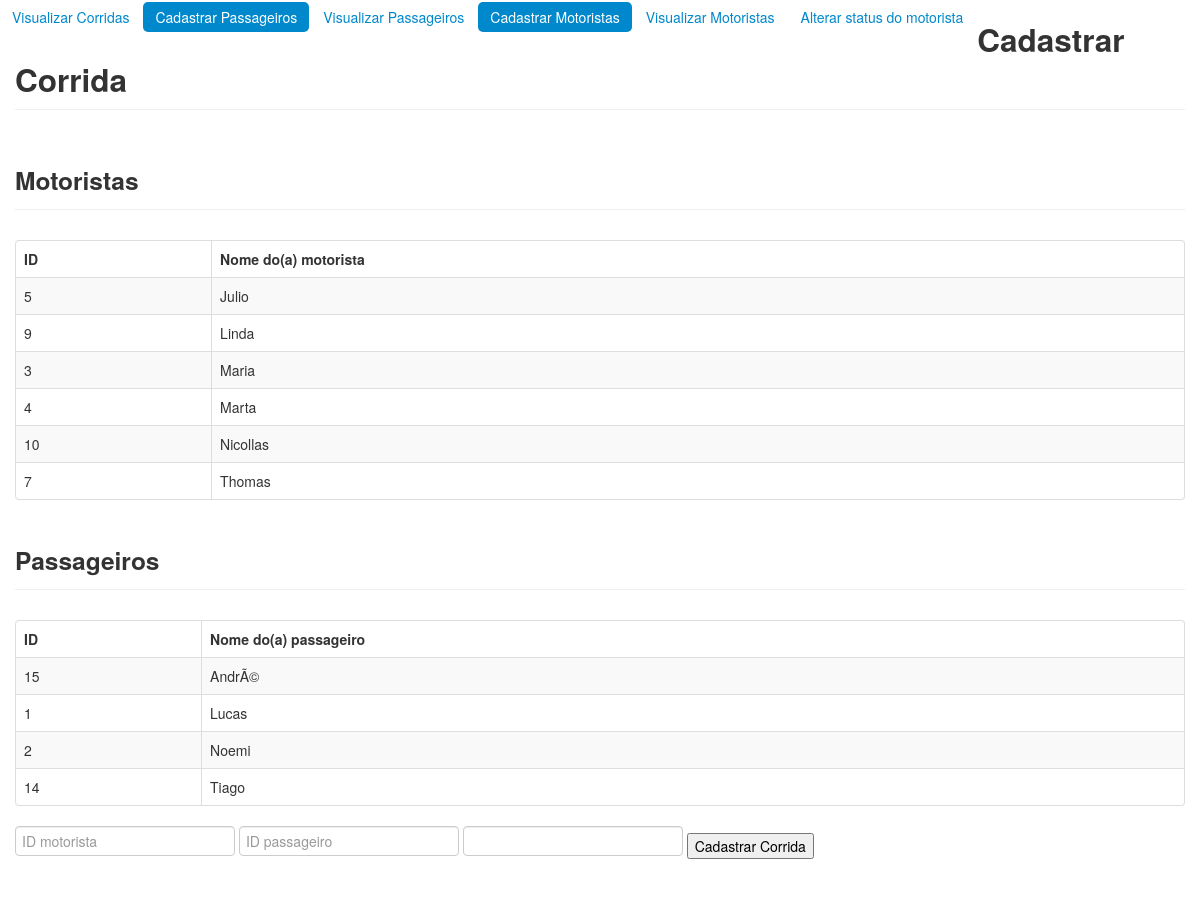
The page /cadastracorrida.php on the database its author committed.
### tables this page shows
CREATE TABLE `motorista` (
  `id_motorista` int(6) NOT NULL,
  `nm_motorista` varchar(50) NOT NULL,
  `dt_nascimento` date NOT NULL,
  `id_cpf` int(11) NOT NULL,
  `ds_carro` varchar(15) NOT NULL,
  `ds_status` tinyint(1) NOT NULL,
  `ds_sexo` tinyint(1) NOT NULL
);

CREATE TABLE `passageiro` (
  `id_passageiro` int(6) NOT NULL,
  `nm_passageiro` varchar(50) NOT NULL,
  `dt_nascimento` date NOT NULL,
  `id_cpf` int(11) NOT NULL,
  `ds_sexo` tinyint(1) NOT NULL
);

### cadastracorrida.php (the view, shortened to what this page needs)
<!DOCTYPE html>
<html lang="pt-br">
<head>
<link rel="stylesheet" href="css/bootstrap.css"/>
	<link rel="stylesheet" href="css/bootstrap-responsive.css"/>
	<link rel="stylesheet" href="css/alertify.css">
</head>
<body>
	<ul class="nav nav-pills">
  <li role="presentation"><a href="visualizarcorridas.php">Visualizar Corridas</a></li>
  <li role="presentation" class="active"><a href="cadastrapassageiro.php">Cadastrar Passageiros</a></li>
  <li role="presentation"><a href="visualizarpassageiro.php">Visualizar Passageiros</a></li>
  <li role="presentation" class="active"><a href="cadastramotorista.php">Cadastrar Motoristas</a></li>
  <li role="presentation"><a href="visualizarmotoristas.php">Visualizar Motoristas</a></li>
  <li role="presentation"><a href="altera_status.php">Alterar status do motorista</a></li>
	<div class="container">
	  <h2 class="page-header">Cadastrar Corrida</h2>
		<div class="d-flex flex-colun justify-content-center">
			<div class="container">
				<form method="post">
			<?php
		include("conecxao.php");
		 	$motoristaAtivo = "select * from motorista where ds_status = 1 order by nm_motorista";
		 	$conm=$mysqli->query($motoristaAtivo) or die($mysqli->error);
		 	$passageiros = "select * from passageiro order by nm_passageiro";
		 	$conp=$mysqli->query($passageiros) or die($mysqli->error);
	?>
	<div class="container">
	  <h3 class="page-header">Motoristas</h3>
	  	<div class="table-responsive">
	    	<table class="table table-striped table-bordered table-hover">
	      	<thead>
		      	<tr>
		        <th>ID</th>
		        <th>Nome do(a) motorista</th>
		      	</tr>
		      	</thead>
		     	<tbody>
			      	<?php while($dadom = $conm->fetch_array()){ ?>
			        <tr>
			          <td><?php echo $dadom["id_motorista"]; ?></td>
			          <td><?php echo $dadom["nm_motorista"]; ?></td>
			        </tr>
			       <?php } ?>
		      	</tbody>
	    	</table>
	  	</div>
	</div>
	<div class="container">
	  <h3 class="page-header">Passageiros</h3>
	  	<div class="table-responsive">
	    	<table class="table table-striped table-bordered table-hover">
	      	<thead>
		      	<tr><th>ID</th>
		        <th>Nome do(a) passageiro</th>
		      	</tr>
		      	</thead>
		     	<tbody>
			      	<?php while($dadop = $conp->fetch_array()){ ?>
			        <tr>
			          <td><?php echo $dadop["id_passageiro"]; ?></td>
			          <td><?php echo $dadop["nm_passageiro"]; ?></td>
			        </tr>
			       <?php } ?>
		      	</tbody>
	    	</table>
	  	</div>
	</div>
			<input type="number" class="form-control" name="idmotorista"  required placeholder="ID motorista" min="1">
			<input type="number" class="form-control" name="idpassageiro"  required placeholder="ID passageiro" min="1">
			<input type="text" name="vl_corrida" onkeyup="maskIt(this,event,'#.###,##',true,{pre:'R$'})">
			<input type="submit" class="form-control" name="insert_corrida" value="Cadastrar Corrida">
		</div>
		</div>
		</div>
</body>
</html>

### rows shown on the page
motorista: id_motorista "5", nm_motorista "Julio"
motorista: id_motorista "9", nm_motorista "Linda"
motorista: id_motorista "3", nm_motorista "Maria"
motorista: id_motorista "4", nm_motorista "Marta"
motorista: id_motorista "10", nm_motorista "Nicollas"
motorista: id_motorista "7", nm_motorista "Thomas"
passageiro: id_passageiro "15", nm_passageiro "AndrÃ©"
passageiro: id_passageiro "1", nm_passageiro "Lucas"
passageiro: id_passageiro "2", nm_passageiro "Noemi"
passageiro: id_passageiro "14", nm_passageiro "Tiago"
